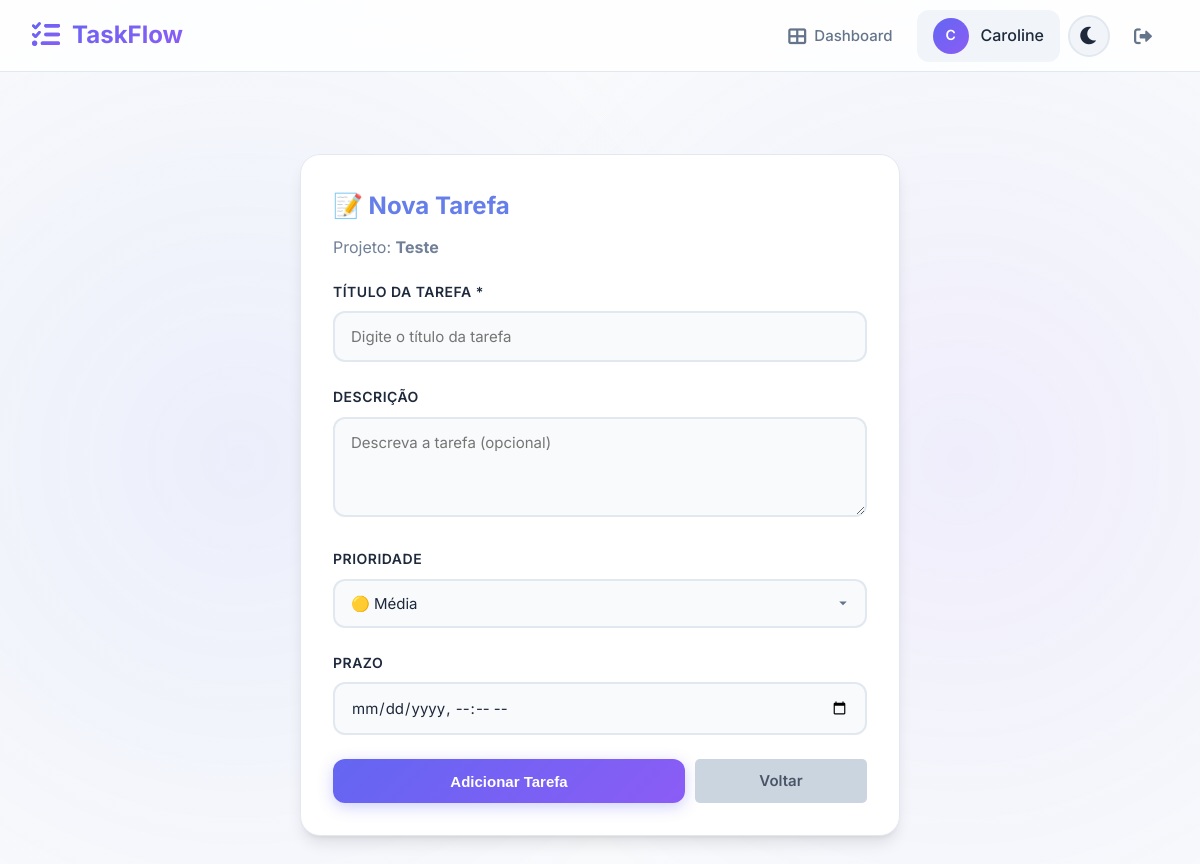
The page /projeto/1/tarefa/nova (signed in) on the database its author committed.
### app.py (models this page shows)
class Usuario(UserMixin, db.Model):
    id = db.Column(db.Integer, primary_key=True)
    nome = db.Column(db.String(100), nullable=False)
    email = db.Column(db.String(120), unique=True, nullable=False)
    senha = db.Column(db.String(200), nullable=False)
    projetos = db.relationship('Projeto', backref='criador', lazy=True)

class Projeto(db.Model):
    id = db.Column(db.Integer, primary_key=True)
    nome = db.Column(db.String(200), nullable=False)
    descricao = db.Column(db.Text)
    data_criacao = db.Column(db.DateTime, default=datetime.utcnow)
    prazo = db.Column(db.DateTime)
    usuario_id = db.Column(db.Integer, db.ForeignKey('usuario.id'), nullable=False)
    tarefas = db.relationship('Tarefa', backref='projeto', lazy=True, cascade='all, delete-orphan')

### app.py (the view, shortened to what this page needs)
@app.route('/projeto/<int:projeto_id>/tarefa/nova', methods=['GET', 'POST'])
@login_required
def nova_tarefa(projeto_id):
    projeto = Projeto.query.get_or_404(projeto_id)
    if projeto.usuario_id != current_user.id:
        flash('Acesso negado!', 'error')
        return redirect(url_for('dashboard'))
    return render_template('nova_tarefa.html', projeto=projeto)

### app.py (called while the page is built)
@login_manager.user_loader
def load_user(user_id):
    return Usuario.query.get(int(user_id))

### templates/nova_tarefa.html (shortened to what this page needs)
{% extends "base.html" %}
{% block content %}
<div class="card" style="max-width: 600px; margin: 50px auto;">
    <h2 style="color: #667eea; margin-bottom: 10px;">📝 Nova Tarefa</h2>
    <p style="color: #718096; margin-bottom: 20px;">Projeto: <strong>{{ projeto.nome }}</strong></p>
    <form method="POST">
        <div class="form-group">
            <label for="titulo">Título da Tarefa *</label>
            <input type="text" class="form-control" id="titulo" name="titulo" placeholder="Digite o título da tarefa"
                required>
        </div>
        <div class="form-group">
            <label for="descricao">Descrição</label>
            <textarea class="form-control" id="descricao" name="descricao" rows="3"
                placeholder="Descreva a tarefa (opcional)"></textarea>
        </div>
        <div class="form-group">
            <label for="prioridade">Prioridade</label>
            <select class="form-control" id="prioridade" name="prioridade">
                <option value="media" selected>🟡 Média</option>
            </select>
        </div>
        <div class="form-group">
            <label for="prazo">Prazo</label>
            <input type="datetime-local" class="form-control" id="prazo" name="prazo">
        </div>
        <div style="display: flex; gap: 10px;">
            <button type="submit" class="btn btn-primary" style="flex: 2;">Adicionar Tarefa</button>
            <a href="{{ url_for('ver_projeto', id=projeto.id) }}" class="btn"
                style="flex: 1; text-align: center; background: #cbd5e0; color: #4a5568; padding: 10px; border-radius: 5px; text-decoration: none;">Voltar</a>
        </div>
    </form>
</div>
{% endblock %}

### templates/base.html (shortened to what this page needs)
<!DOCTYPE html>
<html lang="pt-br" data-theme="light">
<head>
    <link rel="stylesheet" href="https://cdnjs.cloudflare.com/ajax/libs/font-awesome/6.0.0/css/all.min.css">
</head>
<body>
    {% if current_user.is_authenticated %}
    <nav class="navbar">
        <a href="{{ url_for('dashboard') }}" class="navbar-brand">
            <i class="fas fa-tasks"></i>
            TaskFlow
        </a>
        <div class="navbar-nav">
            <a href="{{ url_for('dashboard') }}" class="nav-link">
                <i class="fas fa-th-large"></i>
                Dashboard
            </a>
            <div class="user-info">
                <div class="user-avatar">
                    {{ current_user.nome[0].upper() }}
                </div>
                <span>{{ current_user.nome.split()[0] }}</span>
            </div>
            <button class="theme-toggle" onclick="toggleTheme()" title="Alternar tema">
                <i class="fas fa-moon" id="theme-icon"></i>
            </button>
            <a href="{{ url_for('logout') }}" class="nav-link" title="Sair">
                <i class="fas fa-sign-out-alt"></i>
            </a>
        </div>
    </nav>
    {% endif %}
    <div class="container" style="padding-top: 32px; padding-bottom: 32px;">
        {% block content %}{% endblock %}
    </div>
</body>
</html>

### rows shown on the page
Usuario: nome "C", nome "Caroline"
Projeto: nome "Teste"
